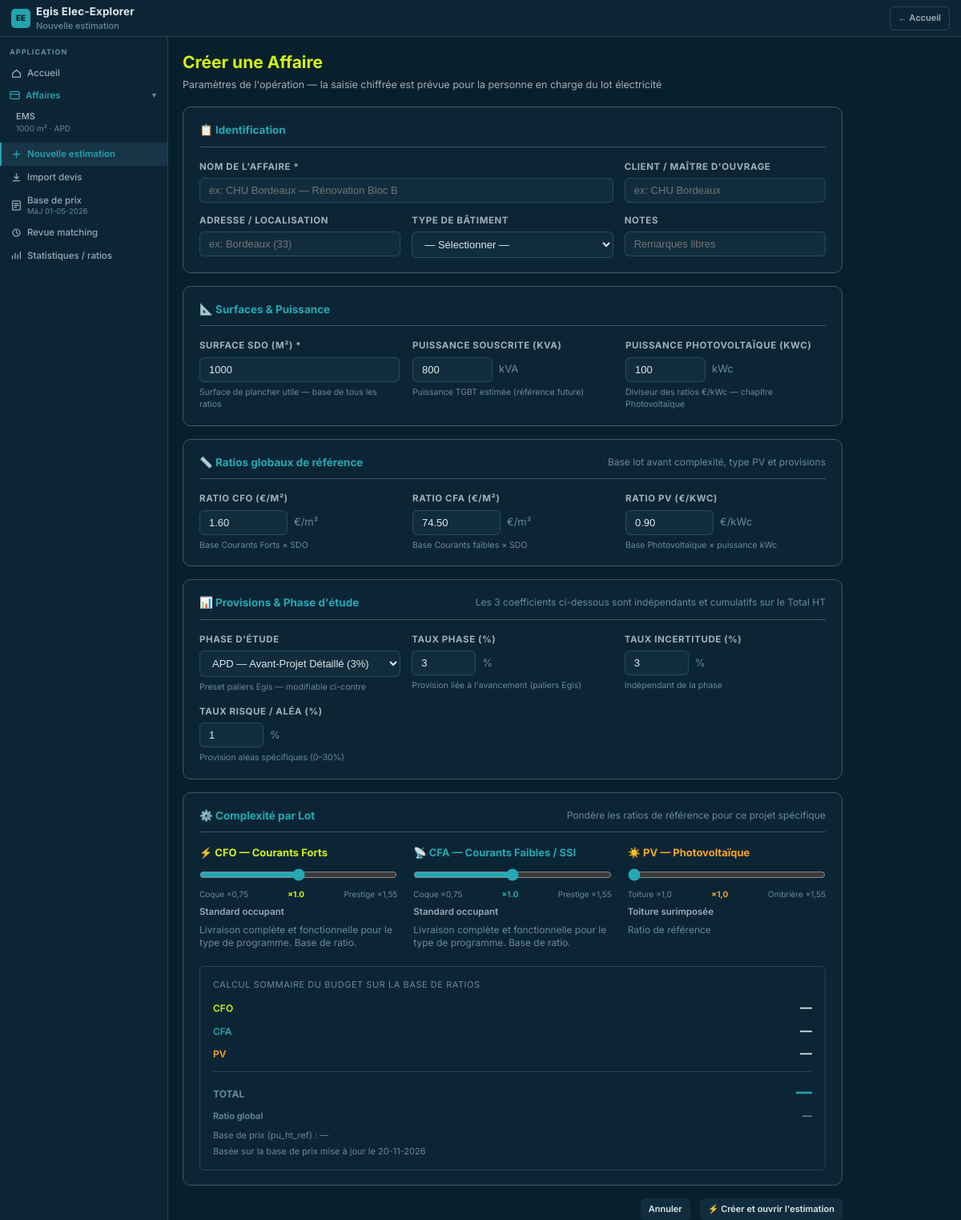
Before: /affaire/new with the older database file.
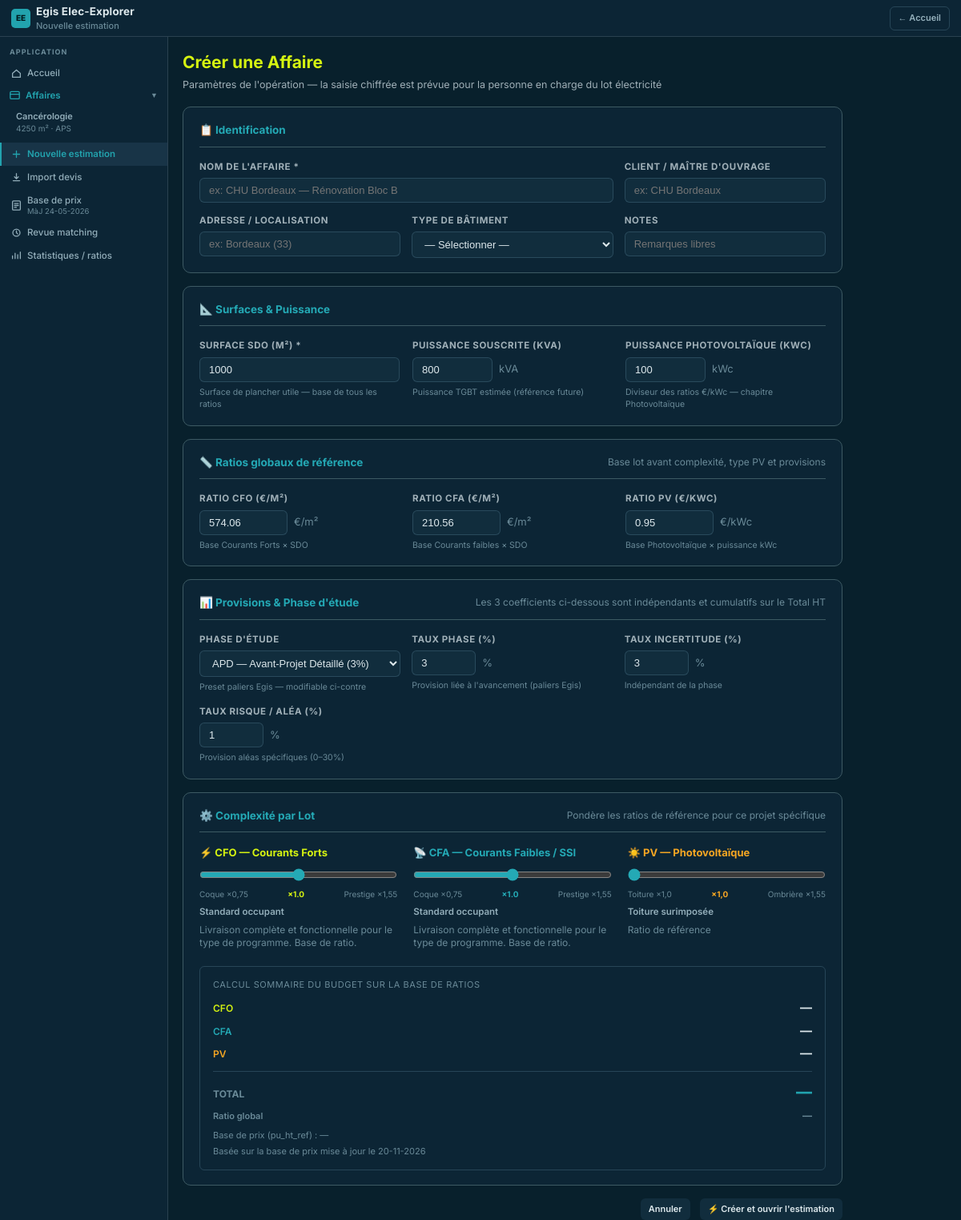
After: the same page with the newer database file.
### tables this page shows
CREATE TABLE affaires (
                id                  INTEGER PRIMARY KEY AUTOINCREMENT,
                name                TEXT NOT NULL,
                client              TEXT,
                adresse             TEXT,
                date_creation       DATE DEFAULT CURRENT_DATE,
                surface_sdo         REAL NOT NULL DEFAULT 1000.0,
                category_id         INTEGER REFERENCES building_categories(id),
                coef_complexity_cfo REAL NOT NULL DEFAULT 1.0,
                coef_complexity_cfa REAL NOT NULL DEFAULT 1.0,
                coef_complexity_pv  REAL NOT NULL DEFAULT 1.0,
                coef_risque         REAL NOT NULL DEFAULT 0.0,
                taux_marge          REAL NOT NULL DEFAULT 0.0,
                statut              TEXT NOT NULL DEFAULT 'brouillon'
                    CHECK (statut IN ('brouillon', 'en_cours', 'finalise', 'archive')),
                notes               TEXT,
                created_at          DATETIME DEFAULT CURRENT_TIMESTAMP,
                updated_at          DATETIME DEFAULT CURRENT_TIMESTAMP
            , kva_cible        REAL DEFAULT 800.0, phase_etude       TEXT DEFAULT 'APD', taux_incertitude  REAL DEFAULT 0.0, taux_phase        REAL DEFAULT 3.0, total_estime_ht REAL, puissance_pv_kwc REAL DEFAULT 100.0, pv_system_type TEXT DEFAULT 'toiture', estimation_initialized_at DATETIME, ratio_global_cfo_m2 REAL, ratio_global_cfa_m2 REAL, ratio_global_pv_kwc REAL);

### app.py (the view, shortened to what this page needs)
@app.route('/affaire/new', methods=['GET', 'POST'])
def affaire_new():
    categories = models.get_categories()
    return render_template('affaire_new.html',
                           categories=categories,
                           **_compute_preview_context())

### app.py (called while the page is built)
@app.context_processor
def inject_global_nav():
    return {
        'nav_affaires': models.get_affaires(),
        'base_price_last_updated': models.get_base_price_last_updated(),
    }

def _preview_maj_date():
    try:
        return datetime.fromtimestamp(os.path.getmtime(models.DB_PATH)).strftime('%d-%m-%Y')
    except Exception:
        return None

### models.py (called while the page is built)
def get_db():
    conn = sqlite3.connect(DB_PATH)
    conn.row_factory = sqlite3.Row
    conn.execute("PRAGMA foreign_keys = ON")
    return conn

def get_affaires() -> list:
    conn = get_db()
    try:
        rows = conn.execute("""
            SELECT a.*,
                   bc.name as category_name,
                   COALESCE(
                     a.total_estime_ht,
                     (SELECT SUM(al.total_ht) FROM affaire_lines al
                      WHERE al.affaire_id = a.id AND al.is_included = 1),
                     0
                   ) as total_ht
            FROM affaires a
            LEFT JOIN building_categories bc ON a.category_id = bc.id
            ORDER BY a.updated_at DESC
        """).fetchall()
        return [dict(r) for r in rows]
    finally:
        conn.close()

### templates/affaire_new.html (shortened to what the changed rows need)
{% extends "base.html" %}
{% block content %}
<div class="page-panel" style="max-width:860px">
  <form method="POST" action="{% if edit_mode %}{{ url_for('affaire_edit', affaire_id=affaire.id) }}{% else %}{{ url_for('affaire_new') }}{% endif %}">
    <div class="card" style="margin-bottom:16px">
      <div class="form-grid form-grid-3">
        <div class="form-group">
          <div style="display:flex;gap:8px;align-items:center">
            <input type="number" name="ratio_global_cfo_m2"
                   class="form-control preview-input"
                   value="{{ '%.2f'|format(preview_ratio_global_cfo_m2) }}"
                   min="0" step="0.01" style="width:110px">
            <span style="color:var(--text-muted);font-size:13px">€/m²</span>
          </div>
        </div>
        <div class="form-group">
          <div style="display:flex;gap:8px;align-items:center">
            <input type="number" name="ratio_global_cfa_m2"
                   class="form-control preview-input"
                   value="{{ '%.2f'|format(preview_ratio_global_cfa_m2) }}"
                   min="0" step="0.01" style="width:110px">
            <span style="color:var(--text-muted);font-size:13px">€/m²</span>
          </div>
        </div>
        <div class="form-group">
          <div style="display:flex;gap:8px;align-items:center">
            <input type="number" name="ratio_global_pv_kwc"
                   class="form-control preview-input"
                   value="{{ '%.2f'|format(preview_ratio_global_pv_kwc) }}"
                   min="0" step="0.01" style="width:110px">
            <span style="color:var(--text-muted);font-size:13px">€/kWc</span>
          </div>
        </div>
      </div>
    </div>
    <div class="card" style="margin-bottom:16px">
      <div style="display:grid;grid-template-columns:repeat(3,1fr);gap:20px">
        {% for lot, icon, title, color in [
          ('cfo', '⚡', 'CFO — Courants Forts', 'var(--lot-cfo)'),
          ('cfa', '📡', 'CFA — Courants Faibles / SSI', 'var(--lot-cfa)'),
          ('pv', '☀️', 'PV — Photovoltaïque', 'var(--lot-pv)')
        ] %}
        <div class="cplx-lot-block">
          <div style="font-size:13px;font-weight:700;color:{{ color }};margin-bottom:10px">
            {{ icon }} {{ title }}
          </div>
          {% if lot == 'pv' %}
          {% set pv_sel = affaire.pv_system_type if edit_mode else 'toiture' %}
          <input type="range" class="complexity-slider" data-pv-system-slider
                 aria-label="Type de système PV">
          <div class="slider-labels">
            <span>Toiture ×1,0</span>
            <span id="label-pv-system" style="color:{{ color }};font-weight:700">×1,0</span>
            <span>Ombrière ×1,55</span>
          </div>
          <div style="margin-top:6px;font-size:11.5px;font-weight:600;color:var(--text-sub,#93AEBA)" id="term-pv">Toiture surimposée</div>
          <div style="margin-top:6px;font-size:12px;color:var(--text-muted);line-height:1.35" id="hint-pv">Ratio de référence</div>
          {% else %}
          <input type="range" class="complexity-slider" data-cplx-slider="{{ lot }}"
                 aria-label="Complexité {{ lot }}">
          <div class="slider-labels">
            <span>Coque ×0,75</span>
            <span id="label-{{ lot }}" style="color:{{ color }};font-weight:700">×1,0</span>
            <span>Prestige ×1,55</span>
          </div>
          <div style="margin-top:6px;font-size:11.5px;font-weight:600;color:var(--text-sub,#93AEBA)" id="term-{{ lot }}">Standard occupant</div>
          <div style="margin-top:6px;font-size:12px;color:var(--text-muted);line-height:1.35" id="hint-{{ lot }}"></div>
          {% endif %}
        </div>
        {% endfor %}
      </div>
    </div>
  </form>
</div>
{% endblock %}

### templates/_app_sidebar.html
{% set ep = request.endpoint or '' %}
{% set va = request.view_args or {} %}
{% set cur_affaire_id = current_affaire_id|default(va.get('affaire_id')) %}
<div class="sidebar app-sidebar">
  <div class="sb-sec">
    <div class="sb-lbl">Application</div>
    <a class="sb-nav {% if ep == 'index' %}on{% endif %}" href="{{ url_for('index') }}">
      <svg width="13" height="13" viewBox="0 0 16 16" fill="none" stroke="currentColor" stroke-width="1.6" stroke-linecap="round"><path d="M2 8l6-5 6 5v6H2V8z"/></svg>
      Accueil
    </a>
    <button type="button" class="sb-nav sb-nav-toggle {% if ep in ['index', 'affaire_estimation', 'affaire_edit', 'affaire_view', 'affaire_new'] or cur_affaire_id %}on{% endif %}"
            id="nav-affaires-toggle" aria-expanded="true" aria-controls="nav-affaires-list">
      <svg width="13" height="13" viewBox="0 0 16 16" fill="none" stroke="currentColor" stroke-width="1.6" stroke-linecap="round"><rect x="1" y="3" width="14" height="11" rx="1.5"/><path d="M1 7h14"/></svg>
      <span class="sb-nav-toggle-label">Affaires</span>
      <span class="sb-chevron" id="nav-affaires-chevron">▼</span>
    </button>
    <div class="sb-affaires-list" id="nav-affaires-list">
      {% for a in nav_affaires %}
      <a class="aff-item {% if cur_affaire_id == a.id %}on{% endif %}"
         href="{{ url_for('affaire_estimation', affaire_id=a.id) }}">
        <div class="aff-name">{{ a.name }}</div>
        <div class="aff-meta">{{ a.surface_sdo | int }} m² · {{ a.phase_etude or '—' }}</div>
      </a>
      {% else %}
      <div class="sb-empty-hint">Aucune affaire</div>
      {% endfor %}
    </div>
    <a class="sb-nav {% if ep == 'affaire_new' and not edit_mode|default(false) %}on{% endif %}"
       href="{{ url_for('affaire_new') }}">
      <svg width="13" height="13" viewBox="0 0 16 16" fill="none" stroke="currentColor" stroke-width="1.6" stroke-linecap="round"><path d="M8 3v10M3 8h10"/></svg>
      Nouvelle estimation
    </a>
    <a class="sb-nav {% if ep in ['import_page', 'import_upload', 'import_result'] %}on{% endif %}"
       href="{{ url_for('import_page') }}">
      <svg width="13" height="13" viewBox="0 0 16 16" fill="none" stroke="currentColor" stroke-width="1.6" stroke-linecap="round"><path d="M8 2v8M5 7l3 3 3-3M3 13h10"/></svg>
      Import devis
    </a>
    <a class="sb-nav {% if ep == 'bibliotheque' %}on{% endif %}"
       href="{{ url_for('bibliotheque') }}">
      <svg width="13" height="13" viewBox="0 0 16 16" fill="none" stroke="currentColor" stroke-width="1.6" stroke-linecap="round"><rect x="2" y="1" width="12" height="14" rx="1.5"/><path d="M5 5h6M5 8h6M5 11h3"/></svg>
      <span class="sb-nav-text-col">
        <span>Base de prix</span>
        {% if base_price_last_updated %}
        <span class="sb-nav-sub">MàJ {{ base_price_last_updated }}</span>
        {% endif %}
      </span>
    </a>
    <a class="sb-nav {% if ep == 'matching_view' %}on{% endif %}"
       href="{{ url_for('matching_view') }}">
      <svg width="13" height="13" viewBox="0 0 16 16" fill="none" stroke="currentColor" stroke-width="1.6" stroke-linecap="round"><circle cx="8" cy="8" r="5.5"/><path d="M8 5v3l2 2"/></svg>
      Revue matching
    </a>
    <a class="sb-nav {% if ep == 'statistiques_page' %}on{% endif %}"
       href="{{ url_for('statistiques_page') }}">
      <svg width="13" height="13" viewBox="0 0 16 16" fill="none" stroke="currentColor" stroke-width="1.6" stroke-linecap="round"><path d="M2 12V8M6 12V4M10 12V6M14 12V2"/></svg>
      Statistiques / ratios
    </a>
  </div>
</div>

Changed rows visible on the page:
removed affaires: name "EMS", surface_sdo "1000", phase_etude "APD"
added affaires: name "Cancérologie", surface_sdo "4250", phase_etude "APS"
Other visible differences:
{{ base_price_last_updated }}: "01-05-2026" → "24-05-2026"
form field ratio_global_cfo_m2: "1.60" → "574.06"
form field ratio_global_cfa_m2: "74.50" → "210.56"
form field ratio_global_pv_kwc: "0.90" → "0.95"
